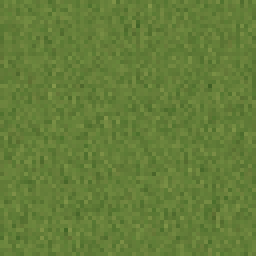
#> input picture grass.png, 64 x 64 px (shown 4 times larger); its folder holds only this picture in this run
$ python -i main.py   (imports and definitions only)
#> lines starting #> are read from the running program, lines starting #| are printed output that depends on the picture; after the words box and inside, x2 and y2 are one past the last pixel; in counts of white or black regions, pixels touching at a corner belong together
### Player.py
import math

import pygame
import Util

pygame.init()
pygame.mixer.init()
util = Util.Util()


class YourPlayer():
    def __init__(self):
        self.x = 40
        self.y = 50
        self.a = [False, False, False, False, False, False, False]
        self.velx = 0
        self.vely = 0
        self.ETM = 0
        self.swordimg = pygame.transform.rotate(pygame.transform.scale(pygame.image.load("sword.png"), (64, 64)), 45)
        self.swordbox = self.swordimg.get_rect()
        self.pc = 0
        self.rollcooldown = 0
        self.mousebuttons = (False,False,False)
        self.mousepos = ()
        self.img = pygame.transform.scale(pygame.image.load("knight.png"), (64,64))
        self.stun = False
        self.atcbox = self.swordimg.get_rect()
        self.health = 100
        self.dmg = 5
        self.blocking = False

    # [74 lines left out: functions accelerate, blockParryDodge, not called in this run]

    def draw(self, screen):
        screen.blit(self.img, (960 - 32, 540 - 32))

### Opp.py
import pygame

class Opp():
    def __init__(self, x, y, player):
#> called with x = 40, y = 30
        self.x = x
        self.y = y
        self.player = player
        self.sword = pygame.transform.rotate(pygame.transform.scale(pygame.image.load("sword.png"), (64, 64)), 45)
        self.img = pygame.transform.scale(pygame.image.load("knight.png"), (64,64))
        self.ETM = 0
        self.velx = 0
        self.vely = 0
        self.health = 100
        self.stun = 10

    # [28 lines left out: function accelerate, not called in this run]

    def draw(self, screen):
        pygame.draw.rect(screen, (0,255,0), (((self.x-self.player.x) * 64 + 960),((self.y-self.player.y) * 64 + 540),64,64))

### main.py
import math

import numpy as np
import cv2
import pygame
import sys
import matplotlib.pyplot as plt
import Player
import time
import Opp
import random

# [3 lines not run here, left out]
# [1 line that did not run here, left out]
# [1 line not run here, left out]

player = Player.YourPlayer()


class tile:
    # [6 lines left out: function __init__, not called in this run]

    def draw(self):
        screen.blit(self.tileimg, ((self.x - player.x) * 64 + 960, (self.y - player.y) * 64 + 540))
        return


class cvImageProccesing:
    def __init__(self, img):
        self.img = cv2.cvtColor(img, cv2.COLOR_RGB2HSV)
#> self.img: shape (64, 64, 3); mean H, S, V 41.3, 139.6, 125.7
        self.map = []

    def createMap(self):
        grayimg = self.img[:, :, 2]
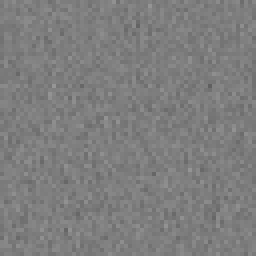
#> grayimg: shape (64, 64) (shown 4 times larger); min 96, max 150, mean 125.7
        thresh = ~cv2.adaptiveThreshold(grayimg, 255, cv2.ADAPTIVE_THRESH_MEAN_C, cv2.THRESH_BINARY, 21, 2)
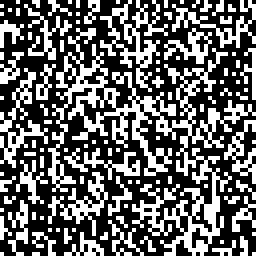
#> thresh: shape (64, 64) (shown 4 times larger); 39.9% white in thin lines or dots
        kernel = np.ones((3, 3), np.uint8)
        gaussianimg = cv2.GaussianBlur(cv2.erode(thresh, kernel, iterations=1), (5, 5), 0, 0)
        dilateimg = cv2.dilate(gaussianimg, kernel, iterations=1)
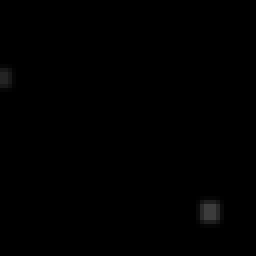
#> dilateimg: shape (64, 64) (shown 4 times larger); min 0, max 60, mean 0.5
        contours, hier = cv2.findContours(dilateimg, cv2.RETR_TREE, cv2.CHAIN_APPROX_SIMPLE)
#> contours = 2 contours, 1 with area under 20; largest, box (x1, y1, x2, y2) and area: (49, 49, 56, 57) 42
        xs, ys, _ = self.img.shape
#> xs = 64; ys = 64
        blank = np.zeros_like(self.img[:, :, 2])
        for c in range(len(contours)):
            if cv2.contourArea(contours[c]) > (xs * ys) / 30:
                cv2.drawContours(blank, contours, c, 255, 1)
                break
#> this loop made 2 passes
#> blank: shape (64, 64); every value is 0
        return blank

    # [27 lines left out: functions findMap, forFindMap, not called in this run]


# [1 line that did not run here, left out]
# [1 line not run here, left out]

newopp = Opp.Opp(40, 30, player)


# [118 lines left out: function main, not called in this run]


# [2 lines not run here, left out]

>>> import cv2
>>> picture = cv2.cvtColor(cv2.imread('grass.png'), cv2.COLOR_BGR2RGB)
>>> result = cvImageProccesing(picture).createMap()
